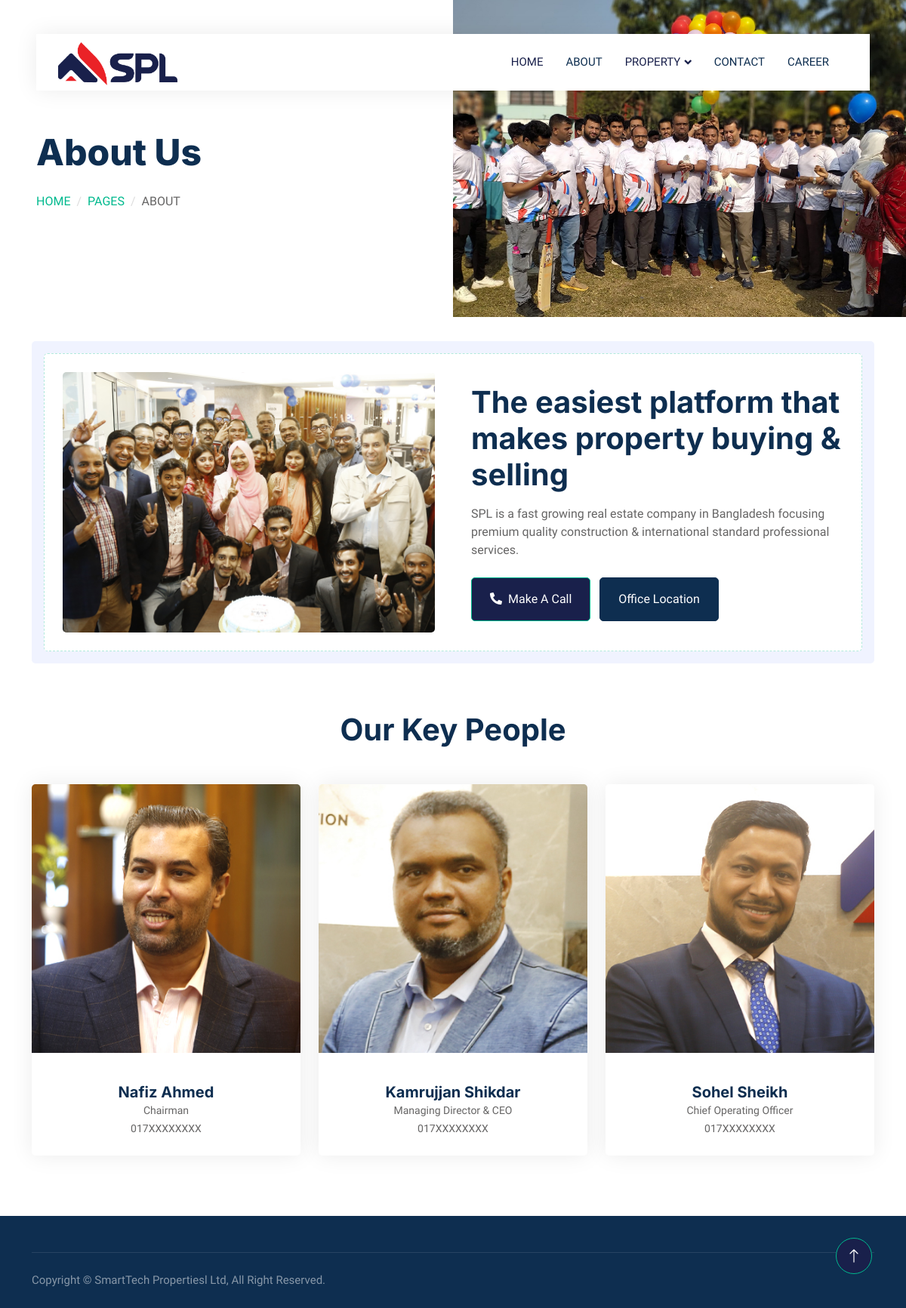
The page /about/ on the database its author committed.
### properties/models.py (models this page shows, shortened)
class AboutUs_HeaderImage(models.Model):
    image = models.ImageField(upload_to='header_images')

class AboutUs_CallToAction(models.Model):
    image = models.ImageField(upload_to='cta_images')
    title = models.CharField(max_length=255)
    description = models.TextField()

class AboutUs_TeamMember(models.Model):
    name = models.CharField(max_length=255)
    designation = models.CharField(max_length=255)
    number = models.CharField(max_length=20, blank=True, null=True)
    image = models.ImageField(upload_to='team_images')
    facebook_url = models.URLField(blank=True, null=True)
    twitter_url = models.URLField(blank=True, null=True)
    instagram_url = models.URLField(blank=True, null=True)

### properties/views.py (the view)
# urls.py: path('about/', views.about, name="about"),
def about(request):
    header_image = AboutUs_HeaderImage.objects.first()
    cta = AboutUs_CallToAction.objects.first()
    team_members = AboutUs_TeamMember.objects.all()
    context = {
        'header_image': header_image,
        'cta': cta,
        'team_members': team_members,
    }
    return render(request, 'properties/about.html',context)

### properties/templates/properties/about.html (shortened to what this page needs)
{% extends "properties/base.html" %}
{% block body %}
{% load static %}
<div class="container-fluid header bg-white p-0">
    <div class="row g-0 align-items-center flex-column-reverse flex-md-row">
        <div class="col-md-6 p-5 mt-lg-5">
            <h1 class="display-5 animated fadeIn mb-4">About Us</h1>
            <nav aria-label="breadcrumb animated fadeIn">
                <ol class="breadcrumb text-uppercase">
                    <li class="breadcrumb-item"><a href="#">Home</a></li>
                    <li class="breadcrumb-item"><a href="#">Pages</a></li>
                    <li class="breadcrumb-item text-body active" aria-current="page">About</li>
                </ol>
            </nav>
        </div>
        <div class="col-md-6 animated fadeIn">
            <img class="img-fluid" src="{{ header_image.image.url }}" alt="{{ header_image.alt_text }}">
        </div>
    </div>
</div>
<div class="container-xxl py-5">
    <div class="container">
        <div class="bg-light rounded p-3">
            <div class="bg-white rounded p-4" style="border: 1px dashed rgba(0, 185, 142, .3)">
                <div class="row g-5 align-items-center">
                    <div class="col-lg-6 wow fadeIn" data-wow-delay="0.1s">
                        <img class="img-fluid rounded w-100" src="{{ cta.image.url }}" alt="">
                    </div>
                    <div class="col-lg-6 wow fadeIn" data-wow-delay="0.5s">
                        <div class="mb-4">
                            <h1 class="mb-3">{{ cta.title }}</h1>
                            <p>{{ cta.description }}</p>
                        </div>
                        <a href="tel:+8801711251505" class="btn btn-primary py-3 px-4 me-2"><i class="fa fa-phone-alt me-2"></i>Make A Call</a>
                        <a href="https://maps.app.goo.gl/yp96Fv7FaGauhRNE9" class="btn btn-dark py-3 px-4" target="_blank">Office Location</a>
                    </div>
                </div>
            </div>
        </div>
    </div>
</div>
<div class="container-xxl py-5">
    <div class="container">
        <div class="text-center mx-auto mb-5 wow fadeInUp" data-wow-delay="0.1s" style="max-width: 600px;">
            <h1 class="mb-3">Our Key People</h1>
        </div>
        <div class="row g-4">
            {% for member in team_members %}
            <div class="col-lg-4 col-md-12 wow fadeInUp" data-wow-delay="0.{{ forloop.counter0 }}s">
                <div class="team-item rounded overflow-hidden">
                    <div class="position-relative">
                        <img class="img-fluid" src="{{ member.image.url }}" alt="">
                    </div>
                    <div class="text-center p-4 mt-3">
                        <h5 class="fw-bold mb-0">{{ member.name }}</h5>
                        <small>{{ member.designation }}</small>
                        <br>
                        <small>{{ member.number }}</small>
                    </div>
                </div>
            </div>
            {% endfor %}
        </div>
    </div>
</div>
{% endblock %}

### properties/static/css/style.css (style rules this page uses)
:root { --primary: #19204B; --secondary: #FF6922; --light: #EFFDF5; --dark: #0E2E50; }
.btn { transition: .5s; }
.btn.btn-primary, .btn.btn-secondary { color: #FFFFFF; }
@media (min-width: 992px) { .header { margin-top: -120px; } }
.breadcrumb-item + .breadcrumb-item::before { color: #DDDDDD; }
.team-item { box-shadow: 0 0 30px rgba(0, 0, 0, .08); transition: .5s; }

### rows shown on the page
AboutUs_HeaderImage: image (picture)
AboutUs_CallToAction: image (picture), title "The easiest platform that makes property buying & selling", description "SPL is a fast growing real estate company in Bangladesh focusing premium quality construction & international standard professional services."
AboutUs_TeamMember: image (picture), name "Nafiz Ahmed", designation "Chairman", number "017XXXXXXXX"
AboutUs_TeamMember: image (picture), name "Kamrujjan Shikdar", designation "Managing Director & CEO", number "017XXXXXXXX"
AboutUs_TeamMember: image (picture), name "Sohel Sheikh", designation "Chief Operating Officer", number "017XXXXXXXX"
